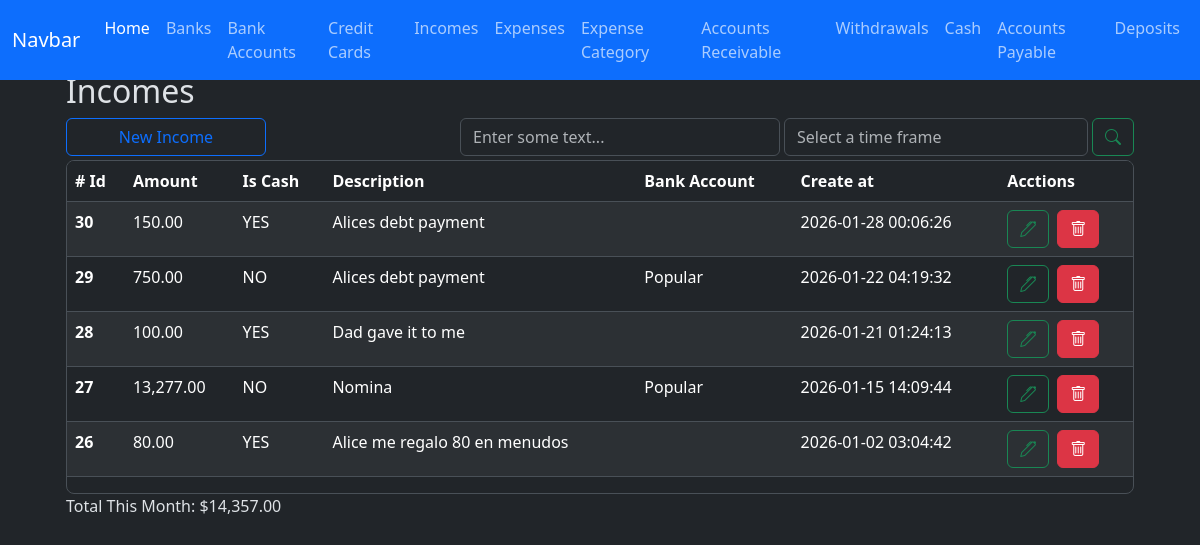
/incomes/index, run on the app's committed database.
### app/models/income.py (models this page shows, shortened)
class Income(db.Model):
    __tablename__ = 'incomes'
    id = db.Column(db.Integer, primary_key=True)
    amount = db.Column(db.Numeric(10,2), nullable=False, default=0.00)
    is_cash = db.Column(db.Boolean, nullable=False, default=False)
    code = db.Column(db.String(50), nullable=False, server_default='TEMP')
    description = db.Column(db.String(255))
    bank_account_id = db.Column(db.Integer, db.ForeignKey('bank_accounts.id'))
    created_at = db.Column(db.DateTime(timezone=True), server_default=func.now())
    updated_at = db.Column(db.DateTime(timezone=True), onupdate=func.now())
    bank_account = relationship('BankAccount', back_populates='incomes')

### app/models/bank_account.py (models this page shows)
class BankAccount(db.Model):
    __tablename__ = 'bank_accounts'
    id = db.Column(db.Integer, primary_key=True)
    nick_name = db.Column(db.String(120))
    amount_available = db.Column(db.Numeric(10, 2), nullable=False)
    is_active = db.Column(db.Boolean, default=True)
    account_number = db.Column(db.Integer, nullable=True)
    bank_id = db.Column(db.Integer, db.ForeignKey('banks.id'))
    created_at = db.Column(db.DateTime(timezone=True), server_default=func.now())
    updated_at = db.Column(db.DateTime(timezone=True), onupdate=func.now())
    bank = relationship('Bank', back_populates='bank_accounts')
    expenses = relationship('Expense', back_populates='bank_account', order_by='desc(Expense.created_at)')
    incomes = relationship('Income', back_populates='bank_account', order_by='desc(Income.created_at)')
    credit_card_payments = relationship('CreditCardPayment', back_populates='bank_account', order_by='desc(CreditCardPayment.created_at)')
    withdrawals = relationship('Withdrawal', back_populates='bank_account', order_by='desc(Withdrawal.created_at)')
    loans = relationship('Loan', back_populates='bank_account', order_by='desc(Loan.created_at)')
    loan_payments = relationship('LoanPayment', back_populates='bank_account', order_by='desc(LoanPayment.created_at)')
    debts = relationship('Debt', back_populates='bank_account', order_by='desc(Debt.created_at)')
    debt_payments = relationship('DebtPayment', back_populates='bank_account', order_by='desc(DebtPayment.created_at)')
    transaction_ledger = relationship('BankAccountTransactionsLedger', back_populates='bank_account')
    deposits = relationship('Deposit', back_populates='bank_account', order_by='desc(Deposit.created_at)')
    outgoing_transfers = relationship('BankTransfer', foreign_keys='BankTransfer.from_bank_account_id', back_populates='from_bank_account', order_by='desc(BankTransfer.created_at)')
    incoming_transfers = relationship('BankTransfer', foreign_keys='BankTransfer.to_bank_account_id', back_populates='to_bank_account', order_by='desc(BankTransfer.created_at)')

### app/routes/income_routes.py (the view)
@income_bp.route('/index', methods=['GET', 'POST'])
def index():
    incomes = income_controller.get_monthly_incomes_records()
    bank_accounts = BankAccount.query.all()
    context = {
        'incomes': incomes,
        'bank_accounts': bank_accounts,
        'format_amount': format_amount,
        'total_amount': total_amount,
    }
    return render_template('incomes/index.html', **context)

### app/controllers/income_controller.py (called while the page is built)
def get_monthly_incomes_records():
    now = datetime.now()
    year = now.year
    month = now.month
    records = (
        Income.query
        .filter(
            db.func.extract('year', Income.created_at) == year,
            db.func.extract('month', Income.created_at) == month
        )
        .order_by(Income.created_at.desc())
        .all()
    )
    return records

### app/utils/numeric_casting.py (called while the page is built)
def total_amount(obj_list: list):
    total = Decimal()
    for o in obj_list:
        total += o.amount
    return format_amount(total)

def format_amount(value):
    try:
        return f'{value:,.2f}';
    except Exception as e:
        return None

### app/templates/incomes/index.html (shortened to what this page needs)
{% extends 'layout.html' %}
{% block content %}
    <div class="container w-100">
        <h2>Incomes</h2>
        <div class="d-flex justify-content-start gap-1 flex-wrap flex-md-nowrap mt-2">
            <button
                type="button"
                id="btn-create-expense-id"
                class="btn btn-outline-primary me-auto me-md-auto w-100 w-md-auto"
                style="max-width: 200px;"
                data-bs-toggle="modal"
                data-bs-target="#create-income"
            >New Income</i>
            </button>
            <div class="d-flex gap-1 w-100 align-items-center" style="max-width: 320px;">
                <div class="w-100 w-md-auto mt-md-0" style="max-width: 320px;">
                    <input type="text" class="form-control" id="filter-byfiled-input-id" placeholder="Enter some text...">
                </div>
            </div>
            <div class="d-flex gap-1 w-100" style="max-width: 350px;">
                <div class="w-100 w-md-auto mt-md-0">
                    <input type="text" class="form-control" id="filter-bytime-input-id" placeholder="Select a time frame">
                </div>
                <button type="button" class="btn btn-outline-success" id="btn-search-id"><i class="bi bi-search"></i></button>
            </div>
        </div>
        <div class="table-responsive overflow-y-auto border rounded-3 mt-1" style="max-height: 457px;">
            <table class="table table-striped  table-hover">
                <thead class="sticky-top">
                    <tr>
                    <th scope="col"># Id</th>
                    <th scope="col">Amount</th>
                    <th scope="col">Is Cash</th>
                    <th scope="col">Description</th>
                    <th scope="col">Bank Account</th>
                    <th scope="col">Create at</th>
                    <th scope="col">Acctions</th>
                    </tr>
                </thead>
                <tbody id="incomes-table-body-id">
                  {% for income in incomes %}
                    <tr>
                        <th scope="row">{{ income.id }}</th>
                        <td>{{ format_amount(income.amount) }}</td>
                        <td>{{ 'YES' if income.is_cash else 'NO'}}</td>
                        <td>{{ income.description if income.description else '-'}}</td>
                        <td>{{ income.bank_account.nick_name }}</td>
                        <td>{{ income.created_at }}</td>
                        <td>
                            <div class="d-flex gap-2">
                                <button
                                    type="button"
                                    class="btn btn-outline-success"
                                    data-bs-toggle="modal"
                                    data-bs-target="#edit-income"
                                    data-income-id="{{ income.id }}"
                                    data-amount="{{ income.amount }}"
                                    data-is-cash="{{ income.is_cash }}"
                                    data-description="{{ income.description if income.description else '' }}"
                                    data-bank-account-id="{{ income.bank_account_id }}"
                                >
                                    <i class="bi bi-pen"></i>
                                </button>
                                <a href="{{ url_for('income.delete', id=income.id ) }}" class="btn btn-danger"><i class="bi bi-trash"></i></a>
                            </div>
                        </td>
                    </tr>
                  {% endfor %}
                </tbody>
            </table>
        </div>
        <section>
            <div class="d-flex flex-column">
                <label id="monthly-total-id">Total This Month: ${{ total_amount(incomes) }}</label>
            </div>
        </section>
    </div>
<link href="https://cdn.jsdelivr.net/npm/@sweetalert2/theme-dark@5/dark.css" rel="stylesheet">
<link rel="stylesheet" href="https://cdn.jsdelivr.net/npm/flatpickr/dist/flatpickr.min.css">
{% endblock %}

### data on the page
Income: id "30", amount "150.00", is_cash "YES", description "Alices debt payment", created_at "2026-01-28 00:06:26", amount.amount "14,357.00"
Income: id "29", amount "750.00", is_cash "NO", description "Alices debt payment", bank_account.nick_name "Popular", created_at "2026-01-22 04:19:32"
Income: id "28", amount "100.00", is_cash "YES", description "Dad gave it to me", created_at "2026-01-21 01:24:13"
Income: id "27", amount "13,277.00", is_cash "NO", description "Nomina", bank_account.nick_name "Popular", created_at "2026-01-15 14:09:44"
Income: id "26", amount "80.00", is_cash "YES", description "Alice me regalo 80 en menudos", created_at "2026-01-02 03:04:42"
